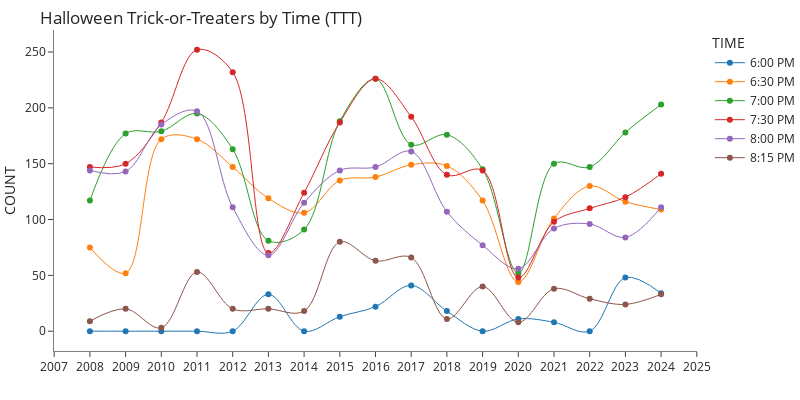

Notebook code cell kept with this figure:
### Markdown cell above
## Drop the word Year from the x-axis label
Because it is obvious, it qualifies as chart junk

### Code cell
if True:
    fig.update_xaxes(title='')
    fig.show()

### Figure 1 — Plotly figure (JSON) as saved in the notebook; plotly's stock layout.template omitted (floating-point values rounded to 4 significant figures)
{"data": [{"hovertemplate": "TIME=6:00 PM<br>YEAR=%{x}<br>COUNT=%{y}<extra></extra>", "legendgroup": "6:00 PM", "line": {"color": "#1F77B4", "dash": "solid", "shape": "spline", "width": 1}, "marker": {"symbol": "circle"}, "mode": "lines+markers", "name": "6:00 PM", "orientation": "v", "showlegend": true, "type": "scatter", "x": [2008, 2009, 2010, 2011, 2012, 2013, 2014, 2015, 2016, 2017, 2018, 2019, 2020, 2021, 2022, 2023, 2024], "xaxis": "x", "y": [0, 0, 0, 0, 0, 33, 0, 13, 22, 41, 18, 0, 11, 8, 0, 48, 34], "yaxis": "y"}, {"hovertemplate": "TIME=6:30 PM<br>YEAR=%{x}<br>COUNT=%{y}<extra></extra>", "legendgroup": "6:30 PM", "line": {"color": "#FF7F0E", "dash": "solid", "shape": "spline", "width": 1}, "marker": {"symbol": "circle"}, "mode": "lines+markers", "name": "6:30 PM", "orientation": "v", "showlegend": true, "type": "scatter", "x": [2008, 2009, 2010, 2011, 2012, 2013, 2014, 2015, 2016, 2017, 2018, 2019, 2020, 2021, 2022, 2023, 2024], "xaxis": "x", "y": [75, 52, 172, 172, 147, 119, 106, 135, 138, 149, 148, 117, 44, 101, 130, 116, 109], "yaxis": "y"}, {"hovertemplate": "TIME=7:00 PM<br>YEAR=%{x}<br>COUNT=%{y}<extra></extra>", "legendgroup": "7:00 PM", "line": {"color": "#2CA02C", "dash": "solid", "shape": "spline", "width": 1}, "marker": {"symbol": "circle"}, "mode": "lines+markers", "name": "7:00 PM", "orientation": "v", "showlegend": true, "type": "scatter", "x": [2008, 2009, 2010, 2011, 2012, 2013, 2014, 2015, 2016, 2017, 2018, 2019, 2020, 2021, 2022, 2023, 2024], "xaxis": "x", "y": [117, 177, 179, 195, 163, 81, 91, 188, 226, 167, 176, 145, 52, 150, 147, 178, 203], "yaxis": "y"}, {"hovertemplate": "TIME=7:30 PM<br>YEAR=%{x}<br>COUNT=%{y}<extra></extra>", "legendgroup": "7:30 PM", "line": {"color": "#D62728", "dash": "solid", "shape": "spline", "width": 1}, "marker": {"symbol": "circle"}, "mode": "lines+markers", "name": "7:30 PM", "orientation": "v", "showlegend": true, "type": "scatter", "x": [2008, 2009, 2010, 2011, 2012, 2013, 2014, 2015, 2016, 2017, 2018, 2019, 2020, 2021, 2022, 2023, 2024], "xaxis": "x", "y": [147, 150, 187, 252, 232, 70, 124, 187, 226, 192, 140, 144, 48, 98, 110, 120, 141], "yaxis": "y"}, {"hovertemplate": "TIME=8:00 PM<br>YEAR=%{x}<br>COUNT=%{y}<extra></extra>", "legendgroup": "8:00 PM", "line": {"color": "#9467BD", "dash": "solid", "shape": "spline", "width": 1}, "marker": {"symbol": "circle"}, "mode": "lines+markers", "name": "8:00 PM", "orientation": "v", "showlegend": true, "type": "scatter", "x": [2008, 2009, 2010, 2011, 2012, 2013, 2014, 2015, 2016, 2017, 2018, 2019, 2020, 2021, 2022, 2023, 2024], "xaxis": "x", "y": [144, 143, 185, 197, 111, 68, 115, 144, 147, 161, 107, 77, 56, 92, 96, 84, 111], "yaxis": "y"}, {"hovertemplate": "TIME=8:15 PM<br>YEAR=%{x}<br>COUNT=%{y}<extra></extra>", "legendgroup": "8:15 PM", "line": {"color": "#8C564B", "dash": "solid", "shape": "spline", "width": 1}, "marker": {"symbol": "circle"}, "mode": "lines+markers", "name": "8:15 PM", "orientation": "v", "showlegend": true, "type": "scatter", "x": [2008, 2009, 2010, 2011, 2012, 2013, 2014, 2015, 2016, 2017, 2018, 2019, 2020, 2021, 2022, 2023, 2024], "xaxis": "x", "y": [9, 20, 3, 53, 20, 20, 18, 80, 63, 66, 11, 40, 8, 38, 29, 24, 33], "yaxis": "y"}], "layout": {"height": 400, "legend": {"title": {"text": "TIME"}, "tracegroupgap": 0}, "margin": {"b": 0, "l": 0, "r": 0, "t": 30}, "plot_bgcolor": "white", "title": {"text": "Halloween Trick-or-Treaters by Time (TTT)", "y": 0.97}, "width": 800, "xaxis": {"anchor": "y", "domain": [0, 1], "dtick": 1, "gridcolor": "gray", "gridwidth": 1, "linecolor": "gray", "linewidth": 1, "mirror": false, "showgrid": false, "showline": true, "tickmode": "linear", "title": {"text": ""}, "zeroline": false}, "yaxis": {"anchor": "x", "domain": [0, 1], "gridcolor": "gray", "gridwidth": 1, "linecolor": "gray", "linewidth": 1, "mirror": false, "showgrid": false, "showline": true, "title": {"text": "COUNT"}, "zeroline": false}}}
